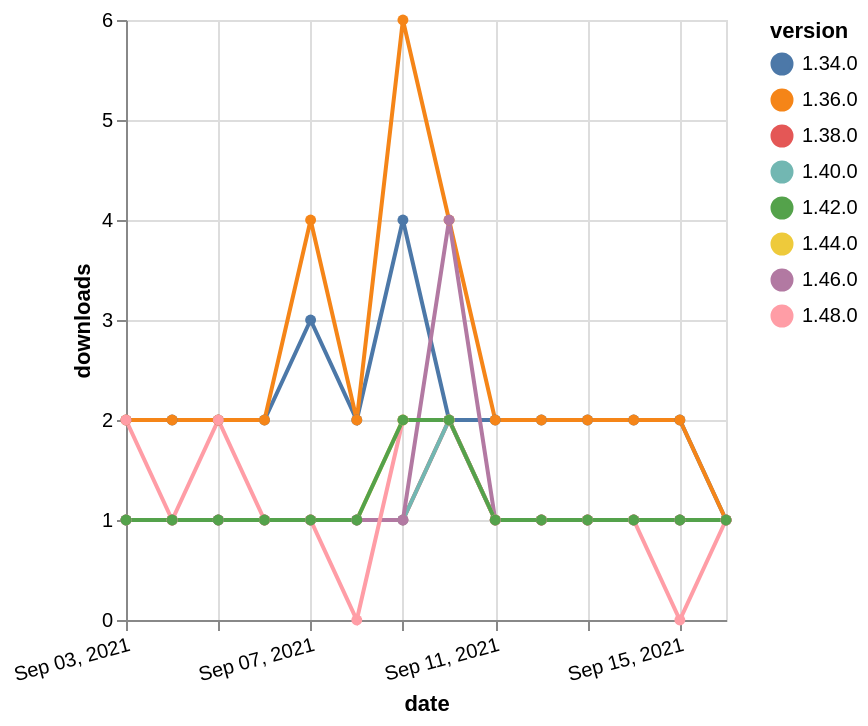

This figure's Vega-Lite source:
### Vega-Lite specification from a JSON file in a GitHub repository (floating-point values rounded to 4 significant figures)
{"$schema": "https://vega.github.io/schema/vega-lite/v5.json", "description": "A simple bar chart with embedded data.", "data": {"values": [{"date": "2021-09-03", "total": 2330, "delta": 2, "version": "1.34.0"}, {"date": "2021-09-04", "total": 2332, "delta": 2, "version": "1.34.0"}, {"date": "2021-09-05", "total": 2334, "delta": 2, "version": "1.34.0"}, {"date": "2021-09-06", "total": 2336, "delta": 2, "version": "1.34.0"}, {"date": "2021-09-07", "total": 2339, "delta": 3, "version": "1.34.0"}, {"date": "2021-09-08", "total": 2341, "delta": 2, "version": "1.34.0"}, {"date": "2021-09-09", "total": 2345, "delta": 4, "version": "1.34.0"}, {"date": "2021-09-10", "total": 2347, "delta": 2, "version": "1.34.0"}, {"date": "2021-09-11", "total": 2349, "delta": 2, "version": "1.34.0"}, {"date": "2021-09-12", "total": 2351, "delta": 2, "version": "1.34.0"}, {"date": "2021-09-13", "total": 2353, "delta": 2, "version": "1.34.0"}, {"date": "2021-09-14", "total": 2355, "delta": 2, "version": "1.34.0"}, {"date": "2021-09-15", "total": 2357, "delta": 2, "version": "1.34.0"}, {"date": "2021-09-16", "total": 2358, "delta": 1, "version": "1.34.0"}, {"date": "2021-09-03", "total": 162, "delta": 1, "version": "1.44.0"}, {"date": "2021-09-04", "total": 163, "delta": 1, "version": "1.44.0"}, {"date": "2021-09-05", "total": 164, "delta": 1, "version": "1.44.0"}, {"date": "2021-09-06", "total": 165, "delta": 1, "version": "1.44.0"}, {"date": "2021-09-07", "total": 166, "delta": 1, "version": "1.44.0"}, {"date": "2021-09-08", "total": 167, "delta": 1, "version": "1.44.0"}, {"date": "2021-09-09", "total": 169, "delta": 2, "version": "1.44.0"}, {"date": "2021-09-10", "total": 171, "delta": 2, "version": "1.44.0"}, {"date": "2021-09-11", "total": 172, "delta": 1, "version": "1.44.0"}, {"date": "2021-09-12", "total": 173, "delta": 1, "version": "1.44.0"}, {"date": "2021-09-13", "total": 174, "delta": 1, "version": "1.44.0"}, {"date": "2021-09-14", "total": 175, "delta": 1, "version": "1.44.0"}, {"date": "2021-09-15", "total": 176, "delta": 1, "version": "1.44.0"}, {"date": "2021-09-16", "total": 177, "delta": 1, "version": "1.44.0"}, {"date": "2021-09-03", "total": 250, "delta": 1, "version": "1.38.0"}, {"date": "2021-09-04", "total": 251, "delta": 1, "version": "1.38.0"}, {"date": "2021-09-05", "total": 252, "delta": 1, "version": "1.38.0"}, {"date": "2021-09-06", "total": 253, "delta": 1, "version": "1.38.0"}, {"date": "2021-09-07", "total": 254, "delta": 1, "version": "1.38.0"}, {"date": "2021-09-08", "total": 255, "delta": 1, "version": "1.38.0"}, {"date": "2021-09-09", "total": 256, "delta": 1, "version": "1.38.0"}, {"date": "2021-09-10", "total": 258, "delta": 2, "version": "1.38.0"}, {"date": "2021-09-11", "total": 259, "delta": 1, "version": "1.38.0"}, {"date": "2021-09-12", "total": 260, "delta": 1, "version": "1.38.0"}, {"date": "2021-09-13", "total": 261, "delta": 1, "version": "1.38.0"}, {"date": "2021-09-14", "total": 262, "delta": 1, "version": "1.38.0"}, {"date": "2021-09-15", "total": 263, "delta": 1, "version": "1.38.0"}, {"date": "2021-09-16", "total": 264, "delta": 1, "version": "1.38.0"}, {"date": "2021-09-03", "total": 2506, "delta": 2, "version": "1.36.0"}, {"date": "2021-09-04", "total": 2508, "delta": 2, "version": "1.36.0"}, {"date": "2021-09-05", "total": 2510, "delta": 2, "version": "1.36.0"}, {"date": "2021-09-06", "total": 2512, "delta": 2, "version": "1.36.0"}, {"date": "2021-09-07", "total": 2516, "delta": 4, "version": "1.36.0"}, {"date": "2021-09-08", "total": 2518, "delta": 2, "version": "1.36.0"}, {"date": "2021-09-09", "total": 2524, "delta": 6, "version": "1.36.0"}, {"date": "2021-09-10", "total": 2528, "delta": 4, "version": "1.36.0"}, {"date": "2021-09-11", "total": 2530, "delta": 2, "version": "1.36.0"}, {"date": "2021-09-12", "total": 2532, "delta": 2, "version": "1.36.0"}, {"date": "2021-09-13", "total": 2534, "delta": 2, "version": "1.36.0"}, {"date": "2021-09-14", "total": 2536, "delta": 2, "version": "1.36.0"}, {"date": "2021-09-15", "total": 2538, "delta": 2, "version": "1.36.0"}, {"date": "2021-09-16", "total": 2539, "delta": 1, "version": "1.36.0"}, {"date": "2021-09-03", "total": 204, "delta": 1, "version": "1.40.0"}, {"date": "2021-09-04", "total": 205, "delta": 1, "version": "1.40.0"}, {"date": "2021-09-05", "total": 206, "delta": 1, "version": "1.40.0"}, {"date": "2021-09-06", "total": 207, "delta": 1, "version": "1.40.0"}, {"date": "2021-09-07", "total": 208, "delta": 1, "version": "1.40.0"}, {"date": "2021-09-08", "total": 209, "delta": 1, "version": "1.40.0"}, {"date": "2021-09-09", "total": 210, "delta": 1, "version": "1.40.0"}, {"date": "2021-09-10", "total": 212, "delta": 2, "version": "1.40.0"}, {"date": "2021-09-11", "total": 213, "delta": 1, "version": "1.40.0"}, {"date": "2021-09-12", "total": 214, "delta": 1, "version": "1.40.0"}, {"date": "2021-09-13", "total": 215, "delta": 1, "version": "1.40.0"}, {"date": "2021-09-14", "total": 216, "delta": 1, "version": "1.40.0"}, {"date": "2021-09-15", "total": 217, "delta": 1, "version": "1.40.0"}, {"date": "2021-09-16", "total": 218, "delta": 1, "version": "1.40.0"}, {"date": "2021-09-03", "total": 176, "delta": 1, "version": "1.46.0"}, {"date": "2021-09-04", "total": 177, "delta": 1, "version": "1.46.0"}, {"date": "2021-09-05", "total": 178, "delta": 1, "version": "1.46.0"}, {"date": "2021-09-06", "total": 179, "delta": 1, "version": "1.46.0"}, {"date": "2021-09-07", "total": 180, "delta": 1, "version": "1.46.0"}, {"date": "2021-09-08", "total": 181, "delta": 1, "version": "1.46.0"}, {"date": "2021-09-09", "total": 182, "delta": 1, "version": "1.46.0"}, {"date": "2021-09-10", "total": 186, "delta": 4, "version": "1.46.0"}, {"date": "2021-09-11", "total": 187, "delta": 1, "version": "1.46.0"}, {"date": "2021-09-12", "total": 188, "delta": 1, "version": "1.46.0"}, {"date": "2021-09-13", "total": 189, "delta": 1, "version": "1.46.0"}, {"date": "2021-09-14", "total": 190, "delta": 1, "version": "1.46.0"}, {"date": "2021-09-15", "total": 191, "delta": 1, "version": "1.46.0"}, {"date": "2021-09-16", "total": 192, "delta": 1, "version": "1.46.0"}, {"date": "2021-09-03", "total": 118, "delta": 2, "version": "1.48.0"}, {"date": "2021-09-04", "total": 119, "delta": 1, "version": "1.48.0"}, {"date": "2021-09-05", "total": 121, "delta": 2, "version": "1.48.0"}, {"date": "2021-09-06", "total": 122, "delta": 1, "version": "1.48.0"}, {"date": "2021-09-07", "total": 123, "delta": 1, "version": "1.48.0"}, {"date": "2021-09-08", "total": 123, "delta": 0, "version": "1.48.0"}, {"date": "2021-09-09", "total": 125, "delta": 2, "version": "1.48.0"}, {"date": "2021-09-10", "total": 127, "delta": 2, "version": "1.48.0"}, {"date": "2021-09-11", "total": 128, "delta": 1, "version": "1.48.0"}, {"date": "2021-09-12", "total": 129, "delta": 1, "version": "1.48.0"}, {"date": "2021-09-13", "total": 130, "delta": 1, "version": "1.48.0"}, {"date": "2021-09-14", "total": 131, "delta": 1, "version": "1.48.0"}, {"date": "2021-09-15", "total": 131, "delta": 0, "version": "1.48.0"}, {"date": "2021-09-16", "total": 132, "delta": 1, "version": "1.48.0"}, {"date": "2021-09-03", "total": 188, "delta": 1, "version": "1.42.0"}, {"date": "2021-09-04", "total": 189, "delta": 1, "version": "1.42.0"}, {"date": "2021-09-05", "total": 190, "delta": 1, "version": "1.42.0"}, {"date": "2021-09-06", "total": 191, "delta": 1, "version": "1.42.0"}, {"date": "2021-09-07", "total": 192, "delta": 1, "version": "1.42.0"}, {"date": "2021-09-08", "total": 193, "delta": 1, "version": "1.42.0"}, {"date": "2021-09-09", "total": 195, "delta": 2, "version": "1.42.0"}, {"date": "2021-09-10", "total": 197, "delta": 2, "version": "1.42.0"}, {"date": "2021-09-11", "total": 198, "delta": 1, "version": "1.42.0"}, {"date": "2021-09-12", "total": 199, "delta": 1, "version": "1.42.0"}, {"date": "2021-09-13", "total": 200, "delta": 1, "version": "1.42.0"}, {"date": "2021-09-14", "total": 201, "delta": 1, "version": "1.42.0"}, {"date": "2021-09-15", "total": 202, "delta": 1, "version": "1.42.0"}, {"date": "2021-09-16", "total": 203, "delta": 1, "version": "1.42.0"}]}, "width": "container", "mark": {"type": "line", "point": {"filled": true}}, "encoding": {"x": {"field": "date", "type": "temporal", "timeUnit": "yearmonthdate", "title": "date", "axis": {"labelAngle": -15}}, "y": {"field": "delta", "type": "quantitative", "title": "downloads"}, "color": {"field": "version", "type": "nominal"}, "tooltip": {"field": "delta"}}}
